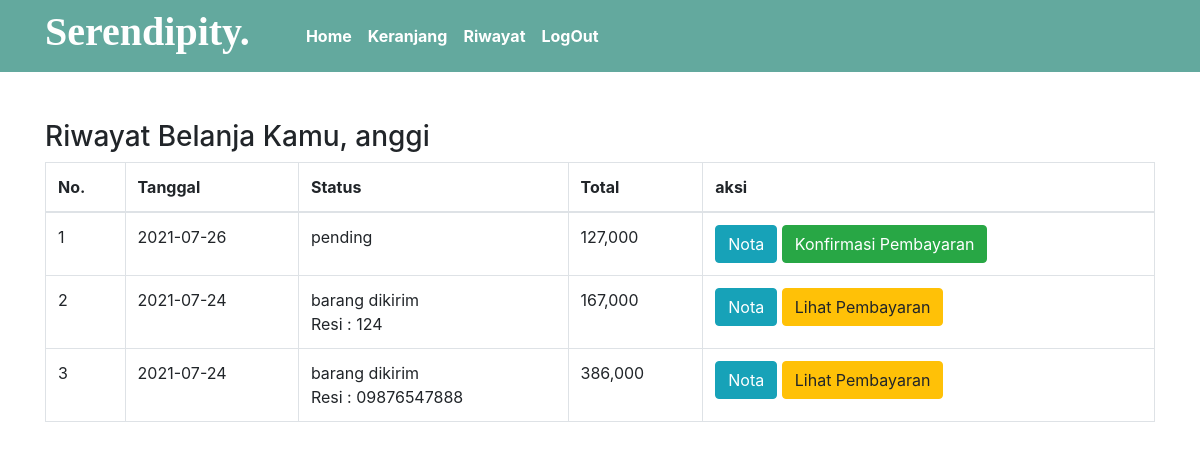
Page /riwayat.php (signed in) on the committed database.
### tables this page shows
CREATE TABLE `pembelian` (
  `id_pembelian` int(11) NOT NULL,
  `id_pelanggan` int(11) NOT NULL,
  `id_ongkir` int(6) NOT NULL,
  `tgl_pembelian` date NOT NULL,
  `total_pembelian` int(11) NOT NULL,
  `nama_kota` varchar(100) NOT NULL,
  `tarif` int(11) NOT NULL,
  `alamat_pengiriman` text NOT NULL,
  `status_pembelian` varchar(100) NOT NULL DEFAULT 'pending',
  `resi_pengiriman` varchar(50) NOT NULL
);

### riwayat.php (the view, shortened to what this page needs)
<?php
include 'koneksi.php';
?>
<!DOCTYPE html>
<html>
<head>
    <link rel="stylesheet" href="https://stackpath.bootstrapcdn.com/bootstrap/4.3.1/css/bootstrap.min.css">
    <link rel="stylesheet" type="text/css" href="fontawesome/css/all.min.css">
    <link rel="stylesheet" type="text/css" href="style.css">
</head>
<body>
  <?php include 'template/navbar.php'; ?>
  <section class="riwayat" style="margin-top: 10%;">
  	<div class="container">
  		<h3>Riwayat Belanja Kamu, <?php echo $_SESSION ["pelanggan"]["nama_pelanggan"]  ?></h3>
  		<table class="table table-bordered">
  			<thead>
  				<tr>
	  				<th>No.</th>
	  				<th>Tanggal</th>
	  				<th>Status</th>
	  				<th>Total</th>
	  				<th>aksi</th>
  				</tr>
  			</thead>
  			<tbody>
  				<?php $nomor = 1; ?>
  				<?php
  					$id_pelanggan = $_SESSION["pelanggan"]["id_pelanggan"];
  					$ambil = $koneksi->query("SELECT * FROM pembelian WHERE id_pelanggan='$id_pelanggan' ORDER BY id_pembelian DESC");
  					while ($pecah = $ambil->fetch_assoc()){
  				 ?>
  					<tr>
  						<td><?php echo $nomor; ?></td>
  						<td><?php echo $pecah["tgl_pembelian"];  ?></td>
  						<td>
                <?php echo $pecah ["status_pembelian"]; ?><br>
                <?php if (!empty($pecah['resi_pengiriman'])): ?>
                  Resi : <?php echo $pecah['resi_pengiriman']; ?>
                <?php endif ?>
                </td>
  						<td><?php echo number_format( $pecah ["total_pembelian"]); ?></td>
  						<td>
  							<a href="nota.php?id=<?php echo $pecah ["id_pembelian"]; ?>" class="btn btn-info">Nota</a>
                  <?php   if ($pecah['status_pembelian']=="pending"): ?>
  							<a href="pembayaran.php?id=<?php echo $pecah ["id_pembelian"]; ?>" class="btn btn-success">Konfirmasi Pembayaran
                </a>
                <?php else: ?>
                  <a href="lihat_pembayaran.php?id=<?php echo $pecah ["id_pembelian"]; ?>" class="btn btn-warning">Lihat Pembayaran</a>
                <?php endif ?>
  						</td>
  					</tr>
  					<?php $nomor++; ?>
  					<?php 	} ?>
  			</tbody>
  		</table>
  	</div>
  </section>
</body>
</html>

### rows in the picture
pembelian: tgl_pembelian "2021-07-26", status_pembelian "pending", total_pembelian "127,000"
pembelian: tgl_pembelian "2021-07-24", status_pembelian "barang dikirim", resi_pengiriman "124", total_pembelian "167,000"
pembelian: tgl_pembelian "2021-07-24", status_pembelian "barang dikirim", resi_pengiriman "09876547888", total_pembelian "386,000"

### other values in the picture
$_SESSION ["pelanggan"]["nama_pelanggan"] "anggi"
